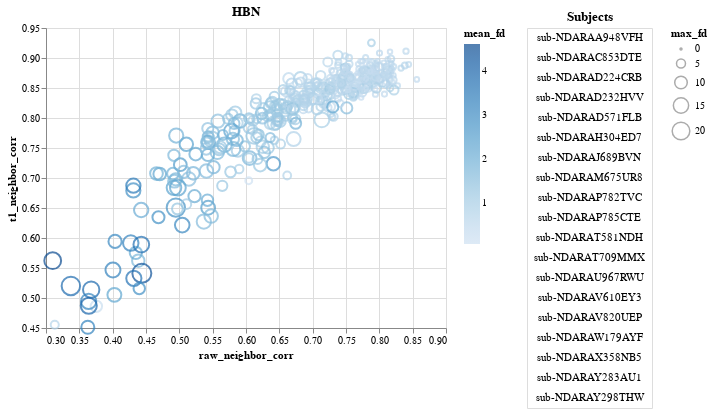

Source (notebook cell):
### Code cell
scatter_brush(df=df_hbn, title="HBN")

### Figure 1 — Vega-Lite specification as saved in the notebook (floating-point values rounded to 4 significant figures; data arrays with more than 128 entries replaced by an {"elided": "..."} marker saying what was removed)
{"config": {"view": {"continuousWidth": 400, "continuousHeight": 300}}, "hconcat": [{"mark": "point", "encoding": {"color": {"type": "quantitative", "field": "mean_fd"}, "size": {"type": "quantitative", "field": "max_fd"}, "tooltip": {"type": "nominal", "field": "subject_id"}, "x": {"type": "quantitative", "field": "raw_neighbor_corr", "scale": {"zero": false}}, "y": {"type": "quantitative", "field": "t1_neighbor_corr", "scale": {"zero": false}}}, "selection": {"selector012": {"type": "interval"}}, "title": "HBN"}, {"mark": "text", "encoding": {"text": {"type": "nominal", "field": "subject_id"}, "y": {"type": "ordinal", "axis": null, "field": "row_number"}}, "title": "Subjects", "transform": [{"window": [{"op": "row_number", "field": "", "as": "row_number"}]}, {"filter": {"selection": "selector012"}}, {"window": [{"op": "rank", "field": "row_number", "as": "rank"}]}, {"filter": "(datum.rank < 20)"}], "width": 125}], "data": {"name": "data-8648f4043be4aad67d523f7fefaa4a0d"}, "resolve": {"legend": {"color": "independent"}}, "$schema": "https://vega.github.io/schema/vega-lite/v4.8.1.json", "datasets": {"data-8648f4043be4aad67d523f7fefaa4a0d": {"elided": "425 records"}}}
